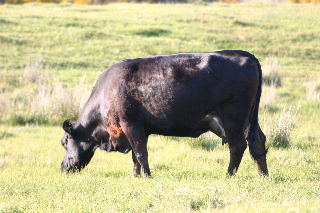
#> input picture Midterm_1/images_/5_19_s.bmp, 320 x 213 px
$ jupyter execute --allow-errors midterm_1_5.ipynb   (shell and % lines are left out)
#> lines starting #> are read from the running program, lines starting #| are printed output that depends on the picture
**Univerisity of Pisa - M.Sc Computer Science, Artificial Intelligence**
**Intelligent system for pattern recognition - a.a. 2021/22**

**Author:** Irene Pisani - i.pisani1@studenti.unipi.it - matricola 560104
**Date:** 18 March 2022

### **1° MIDTERM: assignment n°5**
# **IMAGE PROCESSING: CLUSTERING OF SIFT DESCRIPTORS**

***Abstract.*** *Given a collection of images belonging to four thematic subsets, this project aims to extract SIFT descriptors from the considered images using the visual feature detector embedded in SIFT and aggregate all identified descriptors into a dataset. The main purpose is to run any clustering algorithm on this data to partition the descriptors into clusters: the obtained clusters were analysed by comparing the descriptors assigned to each cluster with the thematic classes of the images from which they were extracted (by computing a confusion matrix and a correlation matrix between the clusters and the four thematic images).*

---

## **1. Collection of images**

Starting from the *Object Class Recognition Image Database* (Microsoft Research Ltd, Cambridge UK) that collect a set of images belonging to 8 predefined themes, 4 different themes were selected from those available:

*   Theme 1: **Cow**
*   Theme 2: **Face**
*   Theme 3: **Car**
*   Theme 4: **Bike**

All images labelled with one of the above themes were used in this project: as each theme contains 30 different images, a collection of 120 selected images was used as the starting point.

## **1.1. Preliminary steps**

Python version 3.7 was used for this project.
For the code below to work properly, you need to install **openCV** version 3.4.2.17, to import some auxiliary libraries, and to upload the image collection from Github.

[cell 1]
import cv2
import glob

import numpy as np
import pandas as pd

import seaborn as sns
from matplotlib import pyplot as plt
from IPython.display import display

from sklearn.cluster import KMeans
from sklearn import metrics

import warnings
warnings.filterwarnings('ignore')

Loading the collection of selected images.

---

## **2. SIFT descriptors dataset generation**

The initial task is to process all previously selected images using the openCV library.
The images are converted to greyscale before proceeding to process them with SIFT alghorithm; so, as first step, we have to construct a SIFT object to load alghorithm using `sift.create()`. Then, we can start using SIFT's built-in visual feature detector to identify points of interest (key points) of our images and compute the corresponding descriptors.

We know that SIFT alghorithm implemented in openCV returns for each image only those keypoints for which `contrastThreshold` and `edgeThreshold` are satisfied, all others are discarded: this leads to a different number of keypoints being extracted from each image.
However, knowing that our goal is to group all extracted SIFT descriptors into a dataset and perform a cluster partition on them, this imbalance in the dataset composition might cause the generation of an uneven dataset: for example, we might have a final dataset with a much larger number of descriptors coming from "bike-themed" images than from "face-themed" images.
In order to avoid this phenomenon from affecting the clustering process, it was preferred to set a fixed number of key points to be extracted from each image.

This was done by using a specific parameter: `sift.create(nfeatures=150)`.
By fixing this value we can retain, for each image, only the first 150 best features (ranked by their scores  that is measured as local contrast). In the end, we obtain a dataset composed by the same number of descriptors for each themes.

Finally, with the `sift.detectAndCompute()` function we can directly compute keypoints and descriptors; all the descriptors are aggregated in the resulting dataset and each one is associated with a label showing the theme of the image from which it was extracted.

[cell 2]
# Assign to each image a label corresponding to its theme
def assignLabel (img_name):
	img_name = img_name[32]
	if img_name == "5":   # theme 5 = cow  --> label = 0
		return int(0)
	elif img_name == "6": # theme 6 = face --> label = 1
		return int(1)
	elif img_name == "7": # theme 7 = car  --> label = 2
		return int(2)
	else:                 # theme 8 = bike --> label = 3
		return int(3)

# Create a dataset of SIFT descriptors
def createDataset (path):

  # fix the number of key points to extract from each image (fixed num keypoints = 100)
#> called with path = '/content/ISPR/Midterm_1/images_/*_s.bmp'
	sift = cv2.xfeatures2d.SIFT_create(nfeatures=150)
	dataset = []     # initialize an empty dataset
	example_des = [] #initialize an empty set of descriptors for visual aim

  #for each image in our folder of selected image
	for img in glob.glob(path):

    # read image and convert image to gray scale
		image = cv2.imread(img)
#> image is the input picture: shape (213, 320, 3); mean B, G, R 141.8, 182.8, 188.1
		gray_image = cv2.cvtColor(image, cv2.COLOR_BGR2GRAY)
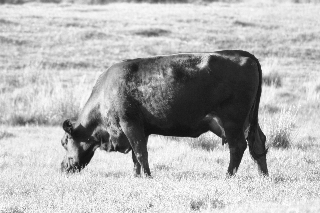
#> gray_image: shape (213, 320); min 15, max 255, mean 179.7
    # extract key points and descriptors from the image
		key_points, descriptors = sift.detectAndCompute(gray_image, None)
#> key_points = 150 keypoints; strongest (x, y, size): (217, 99, 65.4), (247, 149, 2.6), (84, 158, 10.6), (130, 152, 2.1)

		# draw key point for some images (- not mandatory for this assignment)
		if (img =="/content/ISPR/Midterm_1/images_/5_16_s.bmp" or img =="/content/ISPR/Midterm_1/images_/6_3_s.bmp"  or img=="/content/ISPR/Midterm_1/images_/7_6_s.bmp" or img =="/content/ISPR/Midterm_1/images_/8_5_s.bmp"):
			marked_image = cv2.drawKeypoints(gray_image, key_points, image ,flags=cv2.DRAW_MATCHES_FLAGS_DRAW_RICH_KEYPOINTS)
			cv2.imwrite('/content/ISPR/Midterm_1/markedimages/'+img[22:-4]+'_kp.bmp', marked_image)
    	#extract some descriptors in order to visualize them as histograms
			example_des.append(descriptors)

    # create an array of labels (= theme of the image from which the descriptors has been extracted)
		label = np.full((descriptors.shape[0],1), assignLabel(img))
#> label = 150 values from 3 to 3
    # add to each descriptors its label
		descriptors = np.concatenate((descriptors, label), axis=1)
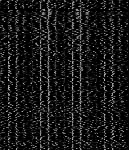
#> descriptors: shape (150, 129) float64; min 0, max 197, mean 24.1
    # add new descriptors to the final dataset
		dataset.append(descriptors)
#> pass 2 of the loop in createDataset, `for img in glob.glob(path):`:
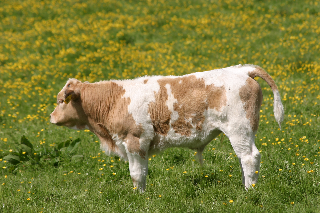
#> input picture Midterm_1/images_/5_24_s.bmp, 320 x 213 px
#> in createDataset, image is the input picture: shape (213, 320, 3); mean B, G, R 61.7, 127.7, 127.7
#> in createDataset, `gray_image = cv2.cvtColor(image, cv2.COLOR_BGR2GRAY)`:
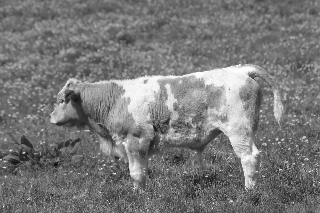
#> gray_image: shape (213, 320); min 14, max 254, mean 120.2
#> key_points = 150 keypoints; strongest (x, y, size): (252, 75, 4.3), (231, 79, 22.7), (304, 137, 2), (217, 132, 6)
#> in createDataset, `descriptors = np.concatenate((descriptors, label), axis=1)`:
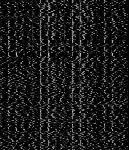
#> descriptors: shape (150, 129) float64; min 0, max 191, mean 27
#> pass 3 of the loop in createDataset, `for img in glob.glob(path):`:
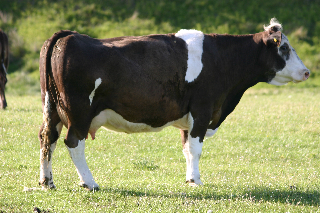
#> input picture Midterm_1/images_/5_2_s.bmp, 320 x 213 px
#> in createDataset, image is the input picture: shape (213, 320, 3); mean B, G, R 92.1, 133.1, 129.2
#> in createDataset, `gray_image = cv2.cvtColor(image, cv2.COLOR_BGR2GRAY)`:
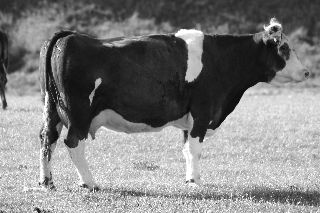
#> gray_image: shape (213, 320); min 10, max 255, mean 127.3
#> key_points = 150 keypoints; strongest (x, y, size): (98, 82, 4.5), (181, 33, 6.6), (275, 29, 3.8), (192, 181, 2.4)
#> in createDataset, `descriptors = np.concatenate((descriptors, label), axis=1)`:
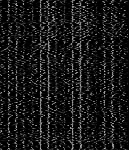
#> descriptors: shape (150, 129) float64; min 0, max 203, mean 24.3
#> the loop made 4 passes; the first 3 are shown

	dataset = np.vstack(dataset) # store dataset as np array
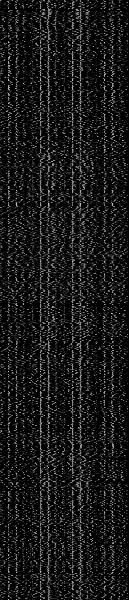
#> dataset: shape (600, 129) float64; min 0, max 203, mean 25.1
  # (example) dataset = [[descriptor_1, label_1] ... [descriptor_n, label_n]]
	np.random.shuffle(dataset) # shuffle dataset
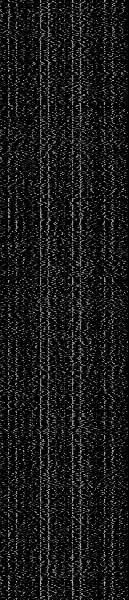
#> dataset: shape (600, 129) float64; min 0, max 203, mean 25.1
	label = dataset[:, -1]     # dataset = [[descriptor_1] [descriptor_2] ... [descriptor_n]]
	dataset = dataset[:, :-1]  # label = [[label_1] [label_2] ... [label_n]]
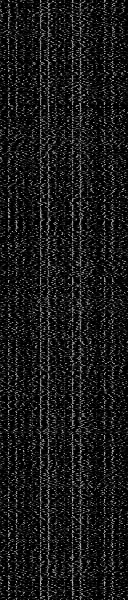
#> dataset: shape (600, 128) float64; min 0, max 203, mean 25.3

	return dataset,label, example_des

[cell 3]
path_folder = str("/content/ISPR/Midterm_1/images_/*_s.bmp")
dataset, label, example_descriptors = createDataset(path_folder)

print("Dataset of SIFT descriptors:\n", dataset, "\n")
print("Our dataset is composed by", np.shape(dataset)[0], "descriptors.")
#| Our dataset is composed by 600 descriptors.
print("Each descriptors is represented by", np.shape(dataset)[1], "features.\n")
#| Each descriptors is represented by 128 features.
print("For each descriptor store the theme (label) of the image from which it was extracted in the following array:\n", label)
print("Element in position i corresponds to label of the i-th descriptors.")

### **2.1. SIFT keypoints and descriptors: a visual analysis**

This section aims to explore the information provided by key points and descriptors computed so far.

The following figure shows that key points can be drawn with the `drawKeypoints()` function: they are represented in their position on the image by a circle with specific size and orientation.
More importantly for our purposes, it is also possible to give a visual rendering of the descriptors by representing them as histograms of gradient frequency (using magnitude and orientation).
We know that SIFT descriptors are expressed as vectors composed of 128 features so we can plot the histogram by putting the feature index over the x-axis and the feature values (gradient frequency) over the y-axis.

[cell 4]
def visualize (des):

	# show key poiny and descriptors in a graphic way

	plt.rcParams['figure.figsize'] = [18, 12]
	plt.rcParams['figure.dpi'] = 200
	fig, axs = plt.subplots(nrows=4, ncols=3)
	fig.suptitle("\n Visual comparison between different themes", fontweight="bold")

	axs[0, 0].imshow(cv2.imread("/content/ISPR/markedimages/5_16_s_kp.bmp")) # image with COW thema
	axs[1, 0].imshow(cv2.imread("/content/ISPR/markedimages/6_3_s_kp.bmp"))  # image with FACE thema
	axs[2, 0].imshow(cv2.imread("/content/ISPR/markedimages/7_6_s_kp.bmp"))  # image with CAR thema
	axs[3, 0].imshow(cv2.imread("/content/ISPR/markedimages/8_5_s_kp.bmp"))  # image with BIKE thema
	for i in range(0,4):
		axs[i, 0].get_xaxis().set_visible(False)
		axs[i, 0].get_yaxis().set_visible(False)
	for i in range(len(des)):
		cow  = des[0][i] # 150 descriptors of a COW image
		face = des[1][i] # 150 descriptors of a FACE image
		car  = des[2][i] # 150 descriptors of a CAR image
		bike = des[3][i] # 150 descriptors of a BIKE image
		axs[0, 1].plot(cow, linewidth=1)
		axs[1, 1].plot(face, linewidth=1)
		axs[2, 1].plot(car, linewidth=1)
		axs[3, 1].plot(bike, linewidth=1)
	axs[0, 2].plot(des[0][0], 'r-', linewidth=1) # single (first) descriptor of COW image
	axs[1, 2].plot(des[1][0], 'g-', linewidth=1) # single (first) descriptor of FACE image
	axs[2, 2].plot(des[2][0], 'b-', linewidth=1) # single (first) descriptor of CAR image
	axs[3, 2].plot(des[3][0], 'y-', linewidth=1) # single (first) descriptor of BIKE image
  # set axes label
	for i in range(0,4):
		for j in range(1,3):
			axs[3,j].set_xlabel("Descriptor's features",  fontsize=8)
			axs[i,1].set_ylabel("Gradient frequency", fontsize=8)
  # set column and row label
	for ax, col in zip(axs[0,:], ['KEYPOINTS', ' 150 DESCRIPTORS', 'SINGLE DESCRIPTOR']):
	    ax.annotate(col, (0.5, 1), xytext=(0, 10), ha='center', va='bottom',
	                xycoords='axes fraction', textcoords='offset points')
	for ax, row in zip(axs[:,0], ['COW image', 'FACE image', 'CAR image', 'BIKE image']):
	    ax.annotate(row, (0, 0.5), xytext=(-10, 0), ha='right', va='center',
	                rotation=90, xycoords='axes fraction',
	                textcoords='offset points')
	plt.show()
	return

[cell 5]
visualize(example_descriptors)
#> (the call stopped at in visualize, `fig, axs = plt.subplots(nrows=4, ncols=3)`: IPython is not available in this run)
#> in generateCluster, `labels = kmeans.labels_`: labels = 600 values, max 3 at index 0, min 0 at index 3, mean 1.42

Looking at the figure above, it is difficult to establish through a simple visual comparison which pair of descriptors retains a higher degree of similarity: a descriptor extracted from the "bike"-themed image might be more similar to a descriptor extracted from the "car"-themed image than to another descriptor coming from the same theme.

In order to identify groups of descriptors that are similar to each other, it is possible to employ several clustering methods to obtain the desired grouping in an unsupervised manner.
The following section go deeper into these strategies.

## **3. Clustering with K-Means**

To identify similar set of SIFT descriptors within our dataset we use **K-Means** clustering method. This algorithm has been choosen since it is a
simple squared-error partitioning method, very popular in context of Bag of Visual Words and image recognition/classification task.

In this project we use the K-means implementation proposed by **Sci-Kit Learn**. The `KMeans(n_clusters=k).fit()` function load the algorithm with some specified parameter and apply it over the given dataset. In particulary, `k` parameter specified the number of groups in which the dataset will be partitioned.

A first clustering experiment is performed by setting the value of k equal to 4: the result is a partition of the dataset into 4 clusters.
*By obtaining such a partition, is it possible to find a correspondence between each of the predicted clusters and one of the 4 starting image themes?*
This question motivated the initial choice of the k value.
However, as will be discussed in section 5, taking the same number of image themes as the best value for k may not be the best choice since some descriptors associated with different themes may be more similar than descriptors associated with the same theme.
Therefore, it proved necessary to carry out a study of k values in order to establish the most appropriate one.

Anyway, whatever value we choose for k, the `generateCluster()` function associated to each descriptor in the dataset a label of the cluster to which it was assigned and returns the centroids of each clusters.

[cell 6]
def findNumCluster(dataset):

	#best_k = 4 # default k value
	test_k = range (5 , 50) # range of k values to be tested

	#find best value of k with SILHOUETTE METHOD
	silhouette = {}
	for k in test_k:
    # for each value of k to be tested run k-means
		kmeans = KMeans(n_clusters=k).fit(dataset)
		labels_k = kmeans.labels_
    # compute silhoette scores and store it
		score_k = metrics.silhouette_score(dataset, labels_k)
		silhouette[k] = score_k
#> this loop made 45 passes
#> score_k on passes 1 to 12: 0.0776, 0.0737, 0.0592, 0.0734, 0.0573, 0.0553, 0.06, 0.062, 0.057, 0.0656, 0.0557, 0.0552
#> after the loop, silhouette = 45 items
	# showsilhouette score by increasing k value
	plt.rcParams['figure.figsize'] = [12, 6]
	plt.rcParams['figure.dpi'] = 80
	plt.figure(figsize=(16,8))
#> (this line was passed over: IPython is not available in this run)
	plt.plot(test_k, list(silhouette.values()), 'bx-')
#> (this line was passed over: IPython is not available in this run)
	plt.xlabel('k (= num. cluster)')
#> (this line was passed over: IPython is not available in this run)
	plt.ylabel('Silhouette score')
#> (this line was passed over: IPython is not available in this run)
	plt.title('Silhouette Method to find optimal k')
#> (this line was passed over: IPython is not available in this run)
	plt.show()

  # the best k value is the one for which the silhouette score is maximized
	best_k = max(silhouette, key=silhouette.get)
#> best_k = 5

	return best_k

def generateCluster(dataset, k):

  # if k value is not given find it with silhouette method
	if k == None:
		k = findNumCluster(dataset)
		print("\nThe best value of k founded is", k, "\n Dataset will be partitioned in", k, "clusters.\n")

  # use k-means alghorithm to cluster dataset
	kmeans = KMeans(n_clusters=k).fit(dataset)
	centroids = kmeans.cluster_centers_
	labels = kmeans.labels_

	return labels, centroids

[cell 7]
computed_labels, centroids = generateCluster(dataset, k=4)

# show dataset as dataframe
dataset_df = pd.DataFrame(dataset)
dataset_df["cluster"] = computed_labels # add to each descriptors its cluster
dataset_df["theme"]   = label # add to each descriptors its thema
display(dataset_df)

### **3.1. Find best value of k with silhouette method**

To find the optimal value of k (number of clusters) the Silhouette method was used. Silhouette is a metric useful to study the separation distance between the resulting clusters since it show of how close each point in a cluster is to points in neighbouring clusters (bigger Silhoette value are preferred because indicate that the sample is far from neighbouring clusters).

The `finNumCluster()` function runs k-means several times with various number of k, computing each time a silhoette score; the function returns as optimal k the value for which the silhouette score is maximized.
After all, the final clustering is then achieved by runs k-means with the the value of k obtained as explained above.

[cell 8]
computed_labels_k, centroids_k = generateCluster(dataset, k=None)
#| The best value of k founded is 5
#|  Dataset will be partitioned in 5 clusters.

# show dataset as dataframe
dataset_k = pd.DataFrame(dataset)
dataset_k["cluster"] = computed_labels_k # add to each descriptors its cluster
dataset_k["theme"]   = label # add to each descriptors its thema
display(dataset_k)

---

## **4. Results analysis: comparison between obtained clusters and initial themes**

In this section, multiple approaches were implemented to analyse the possible relationship between the predicted clusters and the original themes.

### **4.1. Confusion Matrix between clusters and themes**
A **Confusion matrix** between predicted clusters and actual themes  was computed to obtain for each cluster the number of descriptors that belong to a certain cluster and come from a given theme.
 The `computeConfusionMatrix()` function returns us these desidered informations: each cell shows the number of descriptors that belong to the cluster indicated by the row index and that, at the same time, come from an image with the theme indicated by the column index.

[cell 9]
def computeConfusionMatrix(data):
	plt.rcParams['figure.figsize'] = [8, 6]
	plt.rcParams['figure.dpi'] = 100
  # compute confusion matrix
	confusion_matrix = pd.crosstab(data["cluster"], data["theme"])
  # show confusion matrix as heatmap
	ax = sns.heatmap(confusion_matrix, annot=True, cmap='Blues', fmt="g")
	ax.set_title('\nConfusion Matrix\n');
	ax.set_xlabel('Actual Theme')
	ax.set_ylabel('Predicted Cluster');
	ax.xaxis.set_ticklabels(['Cow', 'Face', 'Car' , 'Bike'])
	plt.show()

	return confusion_matrix

[cell 10]
print("Confusion matrix between computed clusters (num. clusters  = 4) and actual themes. \n")
#> (the rest of this cell did not finish here and is left out)

### **4.2. Correlation matrix between clusters and themes**

As mentioned before, we can represent SIFT descriptors as histograms and we can compare two different histograms using the function `compareHist()` provided by OpenCV to obtain a numerical parameter expressing how well two histograms match each other. However, to do this we need to choose a metric expressing how well both histograms match.
The comparison could be performed on the basis of a few different metrics: the one chosen in this task is the **Correlation** calculated through the `HISTCMP_CORREL` function. More in general we can use this metric to compare different SIFT descriptors.

We know that while partitioning the dataset into clusters we also obtained the centroids of each cluster: these centroids are 128 feature vectors that we can consider as histograms to compare them with other histograms of SIFT descriptors.

Here a **correlation matrix** between clusters and themes was calculated to obtain for each cluster, the correlation between its centroid and descriptors belonging to such cluster and randomly chosen from a certain theme.

More in details, we can use the `computeCorrelationMatrix()` to compute a matrix where each cell shows the correlation between the centroid of the cluster indicated by the row index and a random descriptors belonging to the same cluster coming from an image with the theme indicated in the column index.

Example: given the centroid of i-th cluster it will be compare with:
- a descriptor coming from theme "cow" and belonging to cluster i;
- a descriptor coming from theme "face" and belonging to cluster i;
- a descriptor coming from theme "car" and belonging to cluster i;
- a descriptor coming from theme "bike" and belonging to cluster i.
This procedure will be repeated for each cluster centroid and since we are working with random sample everything will be repeated several times. The mean of these different tests was taken as result for the final correlation matrix.

[cell 11]
def computeCorrelationMatrix(dataset, centroid):

	random_test=100
	theme_value   = dataset["theme"].nunique()   # get number of different predicted cluster
	cluster_value = len(centroid)
	correlation_matrix = np.zeros((cluster_value, theme_value)) # initilize a correlation matrix
#> correlation_matrix = [0, 0, 0, 0]

	for k in range(0, random_test): # perform 50 test

		# for each cluster and each team repeat...
		for i in range(0, cluster_value):
			for j in range(0, theme_value):

				des1 = np.array(centroid[i], dtype="float32") # get i-th centroid
				des2 = dataset.loc[(dataset["theme"]==j) & (dataset["cluster"] == i)]   # get all descriptor with theme label equal to j and i
				rand_des2 = np.array(des2.sample(), dtype="float32") # get one random  descriptor with theme label equal to j

				# compute correlation by comparing histrogram of the 2 random extracted descriptors
				correlation = cv2.compareHist(des1, rand_des2[0][0:-2], cv2.HISTCMP_CORREL)
				# store correlation in the correct position in the correlation matrix
				correlation_matrix[i][j] += correlation

	#compute mean over the result
	correlation_matrix = correlation_matrix/random_test
	# show as dataframe
	correlation_matrix = pd.DataFrame(correlation_matrix)

	correlationM = pd.concat([pd.concat(
        [correlation_matrix],
        keys=['Actual Theme'], axis=1)],
    		keys=['Centroid'])

	plt.rcParams['figure.figsize'] = [8, 6]
	plt.rcParams['figure.dpi'] = 100

	ax = sns.heatmap(correlationM, annot=True, cmap='Greens', fmt="g")
	ax.set_title('\n Correlation Matrix \n');
	ax.set_xlabel('Actual Theme')
	ax.set_ylabel('Predicted Cluster');
	ax.xaxis.set_ticklabels(['Cow descriptors', 'Face descriptors', 'Car descriptors' , 'Bike descriptors'])
	plt.show()

	return correlationM
